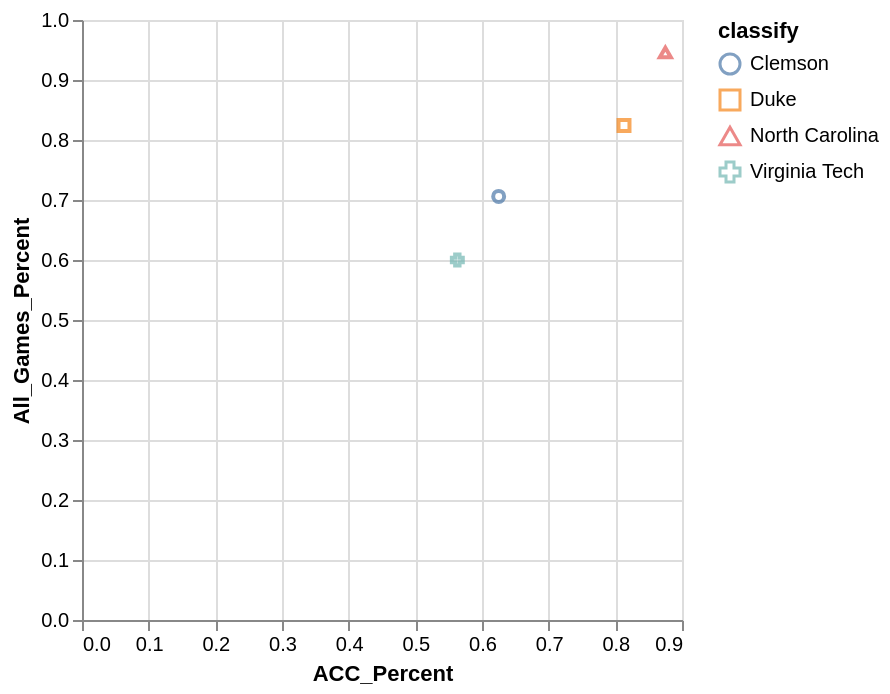

Express this chart as Vega-Lite.
### Vega-Lite specification from a JSON file in a GitHub repository (floating-point values rounded to 4 significant figures)
{"data": {"values": [{"x_data": 0.625, "y_data": 0.706, "classify": "Clemson"}, {"x_data": 0.813, "y_data": 0.824, "classify": "Duke"}, {"x_data": 0.875, "y_data": 0.946, "classify": "North Carolina"}, {"x_data": 0.563, "y_data": 0.6, "classify": "Virginia Tech"}]}, "mark": "point", "encoding": {"x": {"field": "x_data", "type": "quantitative", "title": "ACC_Percent", "scale": {"zero": "false"}}, "y": {"field": "y_data", "type": "quantitative", "title": "All_Games_Percent", "scale": {"zero": "false"}}, "color": {"field": "classify", "type": "nominal"}, "shape": {"field": "classify", "type": "nominal"}}}
